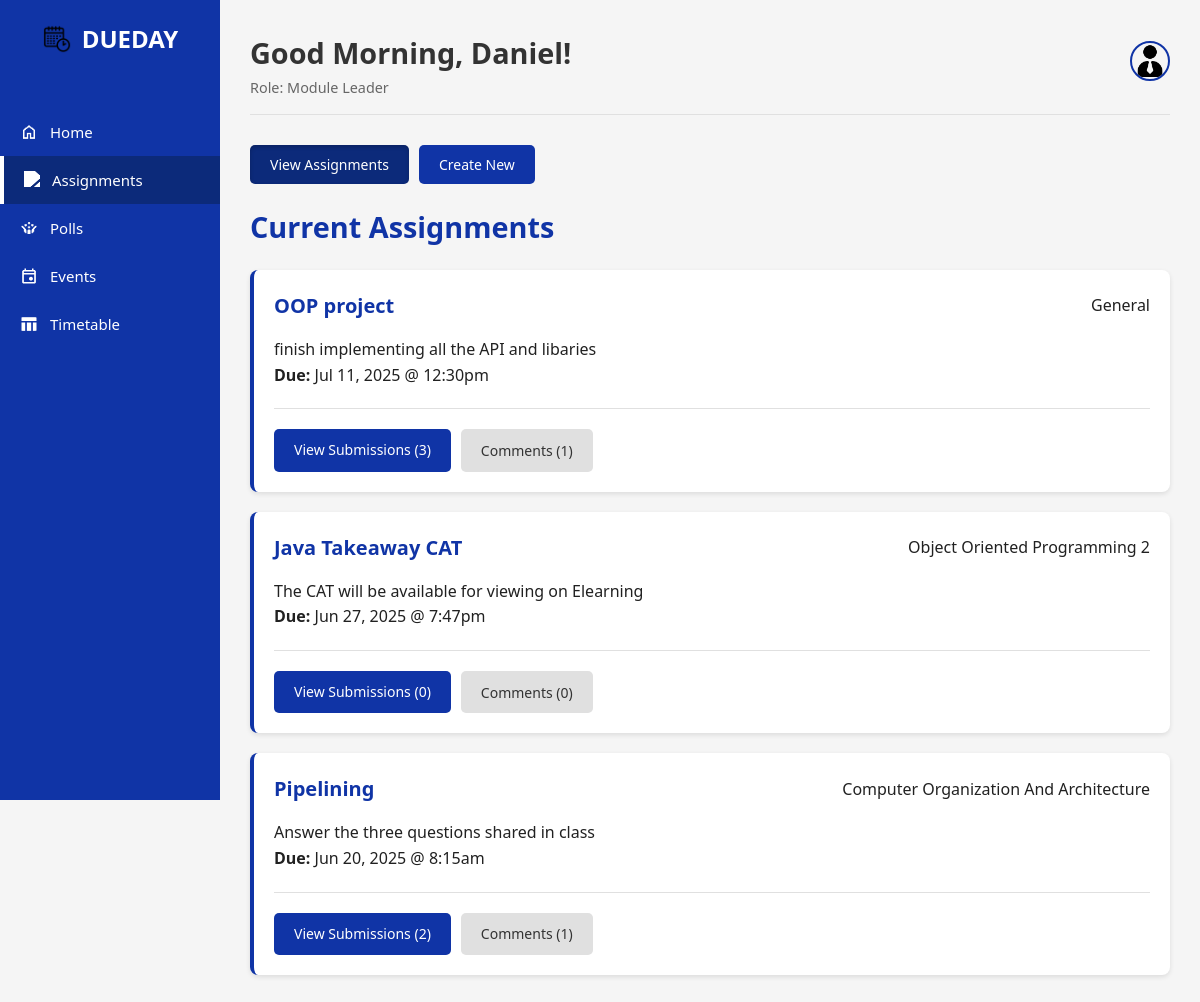
Screenshot of /assignment.php (signed in) with the database file from the repository.
### tables this page shows
CREATE TABLE `assignments` (
  `Assignment_ID` int(11) NOT NULL,
  `Assignment_Creator_ID` int(11) NOT NULL,
  `Class_ID` int(11) DEFAULT NULL,
  `Assignment_Title` varchar(100) NOT NULL,
  `Assignment_Description` text DEFAULT NULL,
  `Assignment_DueDate` datetime NOT NULL,
  `Assignment_Marks` int(11) DEFAULT NULL,
  `Assignment_Instructions` text DEFAULT NULL
);

CREATE TABLE `classes` (
  `Class_ID` int(11) NOT NULL,
  `Class_Name` varchar(100) NOT NULL
);

### assignment.php (the view, shortened to what this page needs)
<?php
require_once 'templates/header.php';
$is_module_leader = ($user_role === 'Module Leader');
$assignments = $conn->query("
    SELECT a.*, c.Class_Name,
    (SELECT COUNT(*) FROM Assignment_Submission_Data WHERE Assignment_ID = a.Assignment_ID) as submission_count,
    (SELECT COUNT(*) FROM Assignment_Comments WHERE Assignment_ID = a.Assignment_ID) as comment_count
    FROM Assignments a
    LEFT JOIN Classes c ON a.Class_ID = c.Class_ID
    GROUP BY a.Assignment_ID
    ORDER BY a.Assignment_DueDate DESC
")->fetch_all(MYSQLI_ASSOC);
?>
<?php if ($is_module_leader): ?>
<div class="page-actions">
    <button class="btn" id="viewBtn">View Assignments</button>
    <button class="btn" id="createBtn">Create New</button>
</div>
<?php endif; ?>
<div id="viewSection" class="assignment-view">
    <h2 class="section-title">Current Assignments</h2>
    <?php if (empty($assignments)): ?><p>No assignments have been posted yet.</p><?php else: foreach ($assignments as $assignment): ?>
        <div class="card">
            <div class="card__header"><h3 class="card__title"><?php echo htmlspecialchars($assignment['Assignment_Title']); ?></h3><span class="card__meta-tag"><?php echo htmlspecialchars($assignment['Class_Name'] ?? 'General'); ?></span></div>
            <div class="card__body"><p><?php echo nl2br(htmlspecialchars($assignment['Assignment_Description'])); ?></p><div class="due-date"><strong>Due:</strong> <?php echo date('M d, Y @ g:ia', strtotime($assignment['Assignment_DueDate'])); ?></div></div>
            <div class="card__footer">
                <?php if ($is_module_leader): ?>
                    <a href="view_submissions.php?id=<?php echo $assignment['Assignment_ID']; ?>" class="btn">View Submissions (<?php echo $assignment['submission_count']; ?>)</a>
                <?php endif; ?>
                <button class="btn btn--secondary comments-btn" data-modal-target="commentsModal" data-assignment-id="<?php echo $assignment['Assignment_ID']; ?>">
                    Comments (<?php echo $assignment['comment_count']; ?>)
                </button>
            </div>
        </div>
    <?php endforeach; endif; ?>
</div>
<?php
require_once 'templates/footer.php';
?>

### assets/css/style.css (style rules this page uses)
:root { --egyptian-blue: #1034A6; --egyptian-blue-light: #2a4cb3; --egyptian-blue-dark: #0c2a7a; --light-gray: #f5f5f5; --medium-gray: #e0e0e0; --dark-gray: #333333; --white: #ffffff; --success: #4CAF50; --warning: #FFC107; --danger: #F44336; --navy-shadow: rgba(16, 52, 166, 0.1); --text-primary: #212121; --text-secondary: #666666; }
* { margin: 0; padding: 0; box-sizing: border-box; font-family: 'Segoe UI', Tahoma, Geneva, Verdana, sans-serif; }
body { background-color: var(--light-gray); color: var(--text-primary); line-height: 1.6; }
.section-title { color: var(--egyptian-blue); margin-bottom: 20px; font-size: 1.8rem; }
.page-actions { display: flex; gap: 10px; margin-bottom: 20px; }
.btn { background-color: var(--egyptian-blue); color: white; border: none; padding: 10px 20px; border-radius: 5px; cursor: pointer; font-size: 14px; font-weight: 500; display: inline-flex; align-items: center; gap: 8px; transition: background-color 0.3s, box-shadow 0.3s; text-decoration: none; }
.btn.is-active { background-color: var(--egyptian-blue-dark); color: var(--white); box-shadow: inset 0 2px 4px rgba(0, 0, 0, 0.2); cursor: default; }
.btn--secondary { background-color: var(--medium-gray); color: var(--dark-gray); }
.card { background-color: white; border-radius: 8px; padding: 20px; margin-bottom: 20px; box-shadow: 0 2px 5px rgba(0,0,0,0.1); border-left: 4px solid var(--egyptian-blue); }
.card__header { display: flex; justify-content: space-between; align-items: center; margin-bottom: 15px; }
.card__title { color: var(--egyptian-blue); font-size: 20px; }
.card__body { margin-bottom: 15px; }
.card__footer { margin-top: 20px; padding-top: 20px; border-top: 1px solid var(--medium-gray); display: flex; gap: 10px; flex-wrap: wrap; }
.is-active { display: block !important; }

### rows the page displays
assignments: Assignment_Title "OOP project", Class_Name "General", Assignment_Description "finish implementing all the API and libaries", Assignment_DueDate "Jul 11, 2025 @ 12:30pm", submission_count "3", comment_count "1"
assignments: Assignment_Title "Java Takeaway CAT", Class_ID.Class_Name "Object Oriented Programming 2", Assignment_Description "The CAT will be available for viewing on Elearning", Assignment_DueDate "Jun 27, 2025 @ 7:47pm", submission_count "0", comment_count "0"
assignments: Assignment_Title "Pipelining", Class_ID.Class_Name "Computer Organization And Architecture", Assignment_Description "Answer the three questions shared in class", Assignment_DueDate "Jun 20, 2025 @ 8:15am", submission_count "2", comment_count "1"

### other values shown
$time_based_greeting "Good Morning,"
$user_fname "Daniel"
$user_role "Module Leader"
